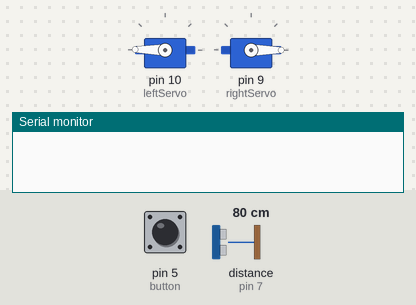
A sketch run on a simulated Arduino Uno, built with avr-gcc and run on an emulated ATmega328P. Shown: 2 × servo, the last lines printed to the serial monitor. The inputs (shaded band) are chosen by the test bench; at power-on: pin 5 (button) LOW, distance to the obstacle (sensor on pin 7) 80 cm. The echo pulse lasts 58.3 µs per cm.

Above: at 1.2 s.
1.3 s: pin 5 (button) pulled HIGH for 0.15 s
3.3 s: distance to the obstacle (sensor on pin 7) set to 2 cm
At 3.9 s:
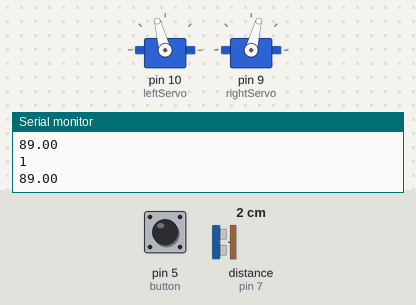
4.8 s: distance to the obstacle (sensor on pin 7) set to 35 cm
At 5.3 s:
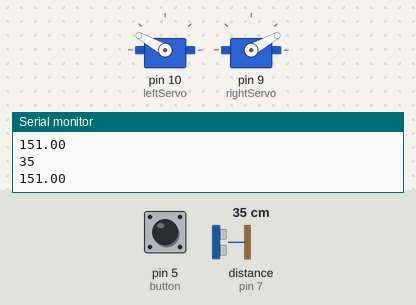
6.3 s: pin 5 (button) pulled HIGH for 1 s
8.8 s: distance to the obstacle (sensor on pin 7) set to 4 cm
At 9.9 s:
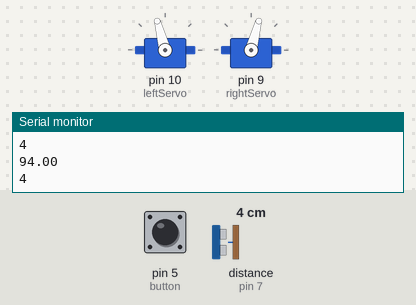
10.3 s: distance to the obstacle (sensor on pin 7) set to 60 cm
At 11.0 s:
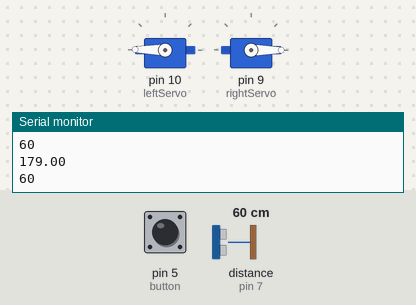
Timing chart, 0 to 12.8 s (numbered marks = the images above; inputs shaded):
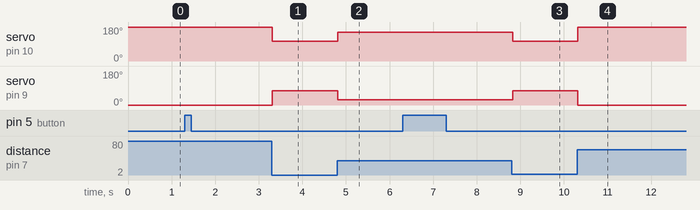

The sketch:

Spidey_Bot.ino
```cpp
#include <Servo.h>

#define buttonLED 4 // led on the button
#define button 5 // button acting as on/off
#define trigPin 6 // trig pin on the ultrasoon
#define echoPin 7 // echo pin on the ultrasoon
#define ON 15
#define OFF 16

Servo leftServo;
Servo rightServo;
bool buttonState = false;
bool loopnow;
bool buttonSwitch = true;
const int rightAngleMin = 0;
const int rightAngleMax = 75;
const int leftAngleMin = 179;
const int leftAngleMax = 105;
const int distanceMax = 50;
int state;

long distance = 0;
unsigned long timeOut = 5000;
long pulseTime;

void setup() {
  Serial.begin(9600);
  leftServo.attach(10);
  rightServo.attach(9);
  leftServo.write(leftAngleMin);
  rightServo.write(rightAngleMin);
  pinMode(button, INPUT);
  pinMode(echoPin, INPUT);
  pinMode(trigPin, OUTPUT);
  state = OFF;


}

void loop() {
  switch (state) {
    case OFF:
      buttonCheckOFF();
      break;
    case ON:
      getDistance();
      if ( distance > 50) {
        distance = 50;
      }
      if (distance != 0) {
        float leftMotorPosition = map(distance, 10 , 50, leftAngleMax, leftAngleMin);
        float rightMotorPosition = map(distance, 10 , 50, rightAngleMax, rightAngleMin);

        Serial.println(leftMotorPosition);
        if (distance > 10 && distance != 0) {
          if (rightMotorPosition > rightAngleMax) {
            rightMotorPosition = rightAngleMax;
          }
          if (leftMotorPosition < leftAngleMax) {
            leftMotorPosition = leftAngleMax;
          }
          leftServo.write(leftMotorPosition);
          rightServo.write(rightMotorPosition);
        } else if ( distance < 10) {
          leftServo.write(leftAngleMax);
          rightServo.write(rightAngleMax);
        } else if ( distance == 0) {
          leftServo.write(leftAngleMin);
          rightServo.write(rightAngleMin);
        }
      }
      buttonCheckON();
      break;
  }
}
void buttonCheckOFF() {
  if (digitalRead(button)) {
    digitalWrite(buttonLED, HIGH);
    Serial.print("device turned ON");
    state = ON;
    delay(500);
  }
}

void buttonCheckON() {
  if (digitalRead(button)) {
    digitalWrite(buttonLED, LOW);
    Serial.print("device turned OFF");
    state = OFF;
    delay(500);
  }
}

void getDistance() {
  digitalWrite(trigPin, LOW);
  delayMicroseconds(2);
  digitalWrite(trigPin, HIGH);
  delayMicroseconds(100);
  digitalWrite(trigPin, LOW);
  pulseTime = pulseIn (echoPin, HIGH, timeOut);
  distance = pulseTime / 58.2;
  Serial.println(distance);
}
```

Measured:
- after the input at 3.3 s, servo on pin 10 (leftServo): 179° → 105° at once; servo on pin 9 (rightServo): 0° → 75° at once
- after the input at 4.8 s, servo on pin 10 (leftServo): 105° → 151° at once; servo on pin 9 (rightServo): 75° → 29° at once
- after the input at 8.8 s, servo on pin 10 (leftServo): 151° → 105° at once; servo on pin 9 (rightServo): 29° → 75° at once
- after the input at 10.3 s, servo on pin 10 (leftServo): 105° → 179° at once; servo on pin 9 (rightServo): 75° → 0° at once
